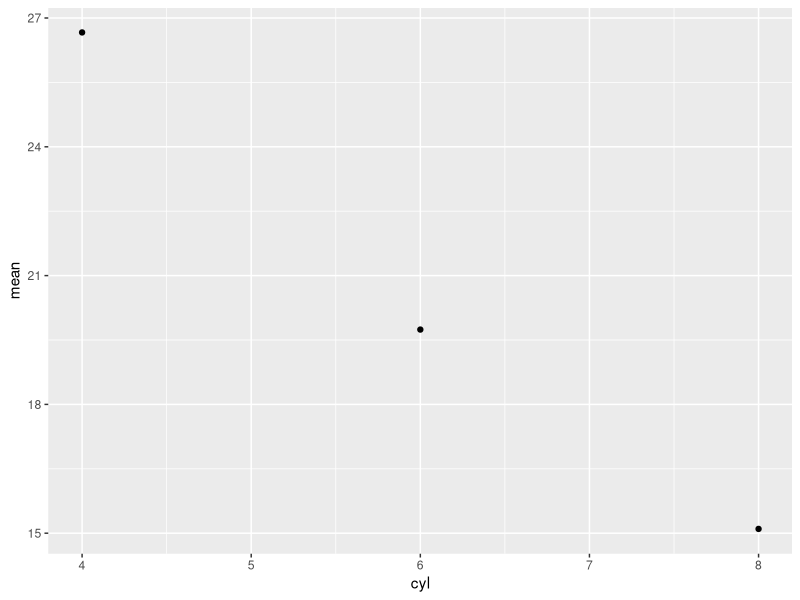

This chart was generated by the following R code: (Note: this script raises an error after producing the figure.)
## ---- chunk 1
knitr::opts_chunk$set(echo = TRUE)
## ---- chunk 2
library(rlang)
library(purrr)
## ---- chunk 3
paste("Good", "morning", "Hadley")
paste("Good", "afternoon", "Alice")
## ---- chunk 4
cement <- function(...) {
  args <- ensyms(...)
  paste(purrr::map(args, as_string), collapse = " ")
}

cement(Good, morning, Hadley)
#> [1] "Good morning Hadley"
cement(Good, afternoon, Alice)
#> [1] "Good afternoon Alice"
## ---- chunk 5
#works with paste:
name <- "Hadley"
time <- "morning"

paste("Good", time, name)

#but not with cement:
cement(Good, time, name)

## ---- chunk 6
cement(Good, !!time, !!name)
## ---- chunk 7
paste("Good", time, name)
cement(Good, !!time, !!name)
## ---- chunk 8
library(MASS) # quoted

mtcars2 <- subset(mtcars, cyl == 4) # first evaluated, second quoted

with(mtcars2, sum(vs)) #first is evaluated, second is quoted
sum(mtcars2$am) #evaluated

rm(mtcars2) #evaluated(?)
## ---- chunk 9
library(dplyr) # quoted
library(ggplot2) # quoted

by_cyl <- mtcars %>%
  group_by(cyl) %>% #quoted
  summarise(mean = mean(mpg)) #quoted

ggplot(by_cyl, aes(cyl, mean)) + geom_point() # by_cyl evaluated, cyl, mean quoted
## ---- chunk 10
expr(x + y)

expr(1 / 2 / 3)
## ---- chunk 11
f1 <- function(x) expr(x)
f1(a + b + c)
#> x
## ---- chunk 12
f2 <- function(x) enexpr(x)
f2(a + b + c)
## ---- chunk 13
f <- function(...) ensyms(...)
f(x)

f("x")


f(2+3)
## ---- chunk 14
expr
## ---- chunk 15
f1 <- function(x, y) {
  exprs(x = x, y = y)
}
f2 <- function(x, y) {
  enexprs(x = x, y = y)
}
f1(a + b, c + d) # --> "x=x, y=y"
f2(a + b, c + d) # -->
#[x]
#a + b
#[y]
#c+d

## ---- chunk 16
enexpr(x + y)
enexpr(NA)
## ---- chunk 17
exprs(a)
exprs(a=c+d)
## ---- chunk 18
# 1
x <- 5
substitute(x+y*2, list(y=4))
#x not substituted, y substituted
## ---- chunk 19
#2
f6_2 <- function(x)
  substitute(x+y*2)
f6_2(x=a)
## ---- chunk 20
#3
f6_3 <- function(y) {
  x <- 5 
  substitute(x+y*2)
}
f6_3(y=4)
#compare with # 1
